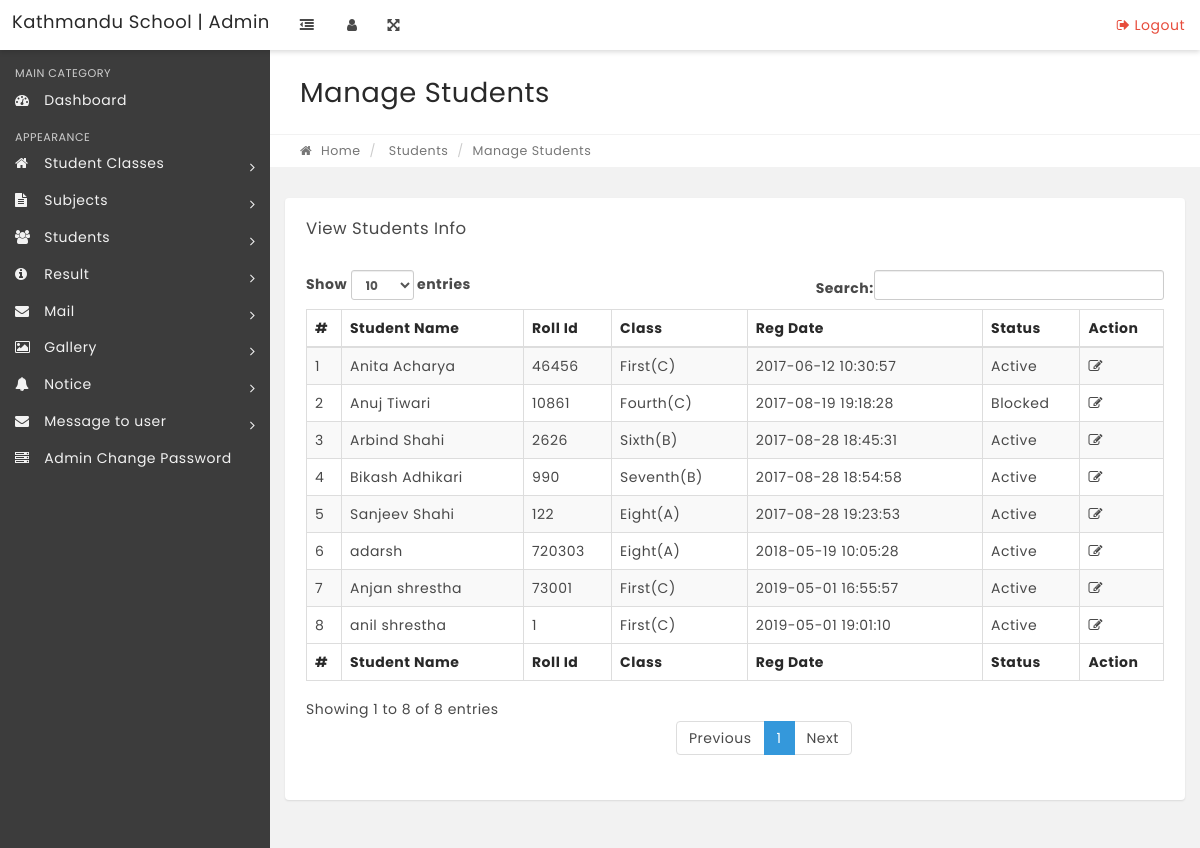
/manage-students.php, run on the app's committed database.
### tables this page shows
CREATE TABLE IF NOT EXISTS `tblstudents` (
  `StudentId` int(11) NOT NULL AUTO_INCREMENT,
  `StudentName` varchar(100) NOT NULL,
  `RollId` varchar(100) NOT NULL,
  `StudentEmail` varchar(100) NOT NULL,
  `Gender` varchar(10) NOT NULL,
  `DOB` varchar(100) NOT NULL,
  `ClassId` int(11) NOT NULL,
  `RegDate` timestamp NOT NULL DEFAULT CURRENT_TIMESTAMP,
  `UpdationDate` timestamp NULL DEFAULT NULL ON UPDATE CURRENT_TIMESTAMP,
  `Status` int(1) NOT NULL,
  PRIMARY KEY (`StudentId`)
);

CREATE TABLE IF NOT EXISTS `tblclasses` (
  `id` int(11) NOT NULL AUTO_INCREMENT,
  `ClassName` varchar(80) DEFAULT NULL,
  `ClassNameNumeric` int(4) NOT NULL,
  `Section` varchar(5) NOT NULL,
  `CreationDate` timestamp NOT NULL DEFAULT CURRENT_TIMESTAMP,
  `UpdationDate` timestamp NOT NULL DEFAULT '0000-00-00 00:00:00' ON UPDATE CURRENT_TIMESTAMP,
  PRIMARY KEY (`id`)
);

### manage-students.php (the view, shortened to what this page needs)
<?php
include('includes/config.php');
if(strlen($_SESSION['alogin'])=="")
    {
    header("Location: index.php");
    }
    else{
?>
<!DOCTYPE html>
<html lang="en">
    <head>
		<link rel="stylesheet" type="text/css2" href="styles/style.css" />
        <link rel="stylesheet" href="css2/bootstrap.min.css" media="screen" >
        <link rel="stylesheet" href="css2/font-awesome.min.css" media="screen" >
        <link rel="stylesheet" href="css2/animate-css/animate.min.css" media="screen" >
        <link rel="stylesheet" href="css/lobipanel/lobipanel.min.css" media="screen" >
        <link rel="stylesheet" href="css2/prism/prism.css" media="screen" >
        <link rel="stylesheet" type="text/css2" href="js/DataTables/datatables.min.css"/>
        <link rel="stylesheet" href="css2/main.css" media="screen" >
    </head>
    <body class="top-navbar-fixed">
        <div class="main-wrapper">
   <?php include('includes/topbar.php');?>
            <div class="content-wrapper">
                <div class="content-container">
<?php include('includes/leftbar.php');?>
                    <div class="main-page">
                        <div class="container-fluid">
                            <div class="row page-title-div">
                                <div class="col-md-6">
                                    <h2 class="title">Manage Students</h2>
                                </div>
                            </div>
                            <div class="row breadcrumb-div">
                                <div class="col-md-6">
                                    <ul class="breadcrumb">
            							<li><a href="dashboard.php"><i class="fa fa-home"></i> Home</a></li>
                                        <li> Students</li>
            							<li class="active">Manage Students</li>
            						</ul>
                                </div>
                            </div>
                        </div>
                        <section class="section">
                            <div class="container-fluid">
                                <div class="row">
                                    <div class="col-md-12">
                                        <div class="panel">
                                            <div class="panel-heading">
                                                <div class="panel-title">
                                                    <h5>View Students Info</h5>
                                                </div>
                                            </div>
                                            <div class="panel-body p-20">
                                                <table id="example" class="display table table-striped table-bordered" cellspacing="0" width="100%">
                                                    <thead>
                                                        <tr>
                                                            <th>#</th>
                                                            <th>Student Name</th>
                                                            <th>Roll Id</th>
                                                            <th>Class</th>
                                                            <th>Reg Date</th>
                                                            <th>Status</th>
                                                            <th>Action</th>
                                                        </tr>
                                                    </thead>
                                                    <tfoot>
                                                        <tr>
                                                          <th>#</th>
                                                            <th>Student Name</th>
                                                            <th>Roll Id</th>
                                                            <th>Class</th>
                                                            <th>Reg Date</th>
                                                            <th>Status</th>
                                                            <th>Action</th>
                                                        </tr>
                                                    </tfoot>
                                                    <tbody>
<?php $sql = "SELECT tblstudents.StudentName,tblstudents.RollId,tblstudents.RegDate,tblstudents.StudentId,tblstudents.Status,tblclasses.ClassName,tblclasses.Section from tblstudents join tblclasses on tblclasses.id=tblstudents.ClassId";
$query = $dbh->prepare($sql);
$query->execute();
$results=$query->fetchAll(PDO::FETCH_OBJ);
$cnt=1;
if($query->rowCount() > 0)
{
foreach($results as $result)
{   ?>
<tr>
 <td><?php echo htmlentities($cnt);?></td>
                                                            <td><?php echo htmlentities($result->StudentName);?></td>
                                                            <td><?php echo htmlentities($result->RollId);?></td>
                                                            <td><?php echo htmlentities($result->ClassName);?>(<?php echo htmlentities($result->Section);?>)</td>
                                                            <td><?php echo htmlentities($result->RegDate);?></td>
                                                             <td><?php if($result->Status==1){
echo htmlentities('Active');
}
else{
   echo htmlentities('Blocked');
}
                                                                ?></td>
<td>
<a href="edit-student.php?stid=<?php echo htmlentities($result->StudentId);?>"><i class="fa fa-edit" title="Edit Record"></i> </a>
</td>
</tr>
<?php $cnt=$cnt+1;}} ?>
                                                    </tbody>
                                                </table>
                                            </div>
                                        </div>
                                    </div>
                                                </div>
                                            </div>
                                        </div>
                                    </div>
                                </div>
                            </div>
    </body>
</html>
<?php } ?>

### data on the page
tblstudents: StudentName "Anita Acharya", RollId "46456", ClassId.ClassName "First", ClassId.Section "C", RegDate "2017-06-12 10:30:57"
tblstudents: StudentName "Anuj Tiwari", RollId "10861", ClassId.ClassName "Fourth", ClassId.Section "C", RegDate "2017-08-19 19:18:28"
tblstudents: StudentName "Arbind Shahi", RollId "2626", ClassId.ClassName "Sixth", ClassId.Section "B", RegDate "2017-08-28 18:45:31"
tblstudents: StudentName "Bikash Adhikari", RollId "990", ClassId.ClassName "Seventh", ClassId.Section "B", RegDate "2017-08-28 18:54:58"
tblstudents: StudentName "Sanjeev Shahi", RollId "122", ClassId.ClassName "Eight", ClassId.Section "A", RegDate "2017-08-28 19:23:53"
tblstudents: StudentName "adarsh", RollId "720303", ClassId.ClassName "Eight", ClassId.Section "A", RegDate "2018-05-19 10:05:28"
tblstudents: StudentName "Anjan shrestha", RollId "73001", ClassId.ClassName "First", ClassId.Section "C", RegDate "2019-05-01 16:55:57"
tblstudents: StudentName "anil shrestha", RollId "1", ClassId.ClassName "First", ClassId.Section "C", RegDate "2019-05-01 19:01:10"
